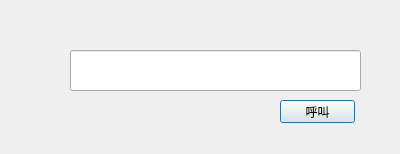
<?xml version="1.0" encoding="UTF-8"?>
<ui version="4.0">
 <class>CallDlg</class>
 <widget class="QDialog" name="CallDlg">
  <property name="geometry">
   <rect>
    <x>0</x>
    <y>0</y>
    <width>400</width>
    <height>154</height>
   </rect>
  </property>
  <property name="windowTitle">
   <string>Dialog</string>
  </property>
  <widget class="QLineEdit" name="lineEdit">
   <property name="geometry">
    <rect>
     <x>70</x>
     <y>50</y>
     <width>291</width>
     <height>41</height>
    </rect>
   </property>
  </widget>
  <widget class="QPushButton" name="pushButton">
   <property name="geometry">
    <rect>
     <x>280</x>
     <y>100</y>
     <width>75</width>
     <height>23</height>
    </rect>
   </property>
   <property name="text">
    <string>呼叫</string>
   </property>
  </widget>
 </widget>
 <resources/>
 <connections/>
</ui>
